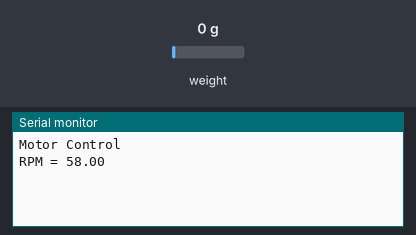
Recording of a sketch running on a simulated Arduino Uno, built with avr-gcc and run on an emulated ATmega328P. Shown: the last lines printed to the serial monitor. Wiring (inferred from the names in the program): HX711 load-cell converter: data pin 2; SCK pin 4. The inputs (shaded band) are chosen by the test bench; at power-on: weight on the scale 0 g.

Above: at 1.2 s.
1.3 s: weight on the scale set to 100 g
At 2.7 s:
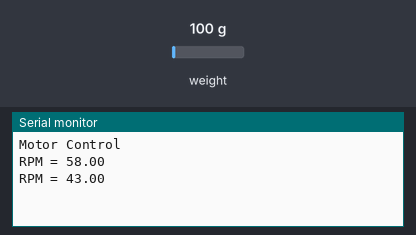
2.8 s: weight on the scale set to 1250 g
At 3.6 s:
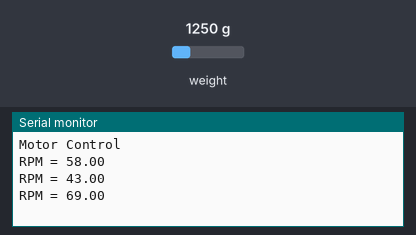
Timing chart, 0 to 5.8 s (numbered marks = the images above; inputs shaded):
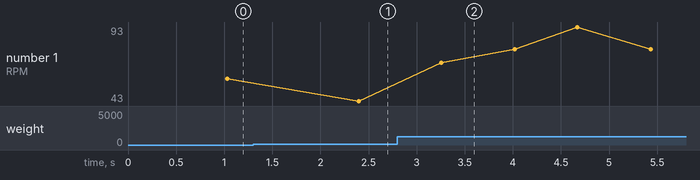

The sketch:

Encoder_Instrumentacion.ino
```cpp
/***********************************************************************************
   Instrumentación Electrónica _ 2022-01
   Sensado de Velocidad por Encoder
   Profesor: Johann F. Osma
   Asistente: Santiago Tovar Perilla
***********************************************************************************/
/***********************************************************************************
  PASOS A SEGUIR:

  1. Realice las conexiones eléctricas entre el encoder HC-020K, el driver A4988, el
     motor paso a paso y arduino.

    (NOTA: Antes del codigo se encuentra la lista de cconexiones eléctricas.
     Por favor, REVISELAS!!!)

  2. Conecte su plataforma arduino al computador por el puerto USB, abra la
     interfaz de Arduino IDE y abra el codigo de "Encoder_Instrumentacion".

  3. Elegir la placa a usar en "Herramientas >> Placa" (Arduino Uno) y el puerto a
     a trabajar "Herramientas >> Puerto" (COM# el correspondiente a la placa)

  4. Lea completamente el código y modifique los valores necesarios.

  5. Pase las librerías suministradas a la carpeta de librerías de Arduino de su computador.

  6. Suba el codigo suministrado a la placa y abra el monitor serial.

***********************************************************************************/
/***********************************************************************************
  Conexiones Eléctricas a realizar:

    HC-020K:        Arduino:
    ❶ 5V            5V Arduino
    ❷ GND           GND
    ❸ OUT           D2

    A4988:          Arduino:
    ❶ ENABLE        GND
    ❷ MS1           D5
    ❸ MS2           D6
    ❹ MS3           D7
    ❺ RESET         SLEEP
    ❻ SLEEP         RESET
    ❼ STEP          D4
    ❽ DIR           GND
    ❾ VMOT          Capacitor 100uF + 12V DC
    ❿ GND           GND
    ⓫ 2B            Motor 2da bobina B
    ⓬ 2A            Motor 2da bobina A
    ⓭ 1A            Motor 1ra bobina A
    ⓮ 1B            Motor 1ra bobina B
    ⓯ VDD           5V Arduino
    ⓰ GND           GND

    Mantenga las condiciones eléctricas para la balanza y el dosificador liquido.

***********************************************************************************/


/***************************** Librerias Externas *********************************/
#include "HX711.h"        // Modulo HX711 - Celda de carga

/**************************** Variables Calibración *******************************/
// Variables para balanza
int Peso_conocido = 20;   // en gramos | MODIFIQUE PREVIAMENTE CON EL VALOR DE PESO CONOCIDO!!!

// Variables para mini bomba de agua
int Densidad = 1;         // en g/mL | MODIFIQUE PREVIAMENTE CON EL VALOR DE DENSIDAD CORRESPONDIENTE!!!
int Volumen_deseado = 50; // en mL | MODIFIQUE PREVIAMENTE CON EL VALOR DE VOLUMEN DESEADO!!!

/************************ Definición de pines y variables *************************/
// Puertos y Variables para balanza
#define DOUT  A1
#define CLK  A0

float pesoRecipiente = 0;

HX711 balanza(DOUT, CLK);


// Puertos y Variables para mini bomba de agua
#define E1 8              // Enable Pin for motor 1
#define Input1 9          // Control pin 1 for motor 1
#define Input2 10         // Control pin 2 for motor 1

int OnOff = 1;            // Switch On/Off para la bomba (1 = On | 0 = Off)
int Adelante;             // Variable PWM 1
int Atras;                // Variable PWM 2
int Detener = map(0, 0, 1023, 0, 255);  // Detiene la bomba
int Var = 1022;

// Puertos y Variables para Motor paso a paso
#define StepPin 4
#define ms1 5
#define ms2 6
#define ms3 7
//#define DirPin 3 // Este pin se pondra en GND ahora

unsigned int t = 3700; // Rango: 980 - 9800 que corresponde a 150 - 15 RPMs aprox.

// Puertos y Variables para Encoder
#define Encoder_pin 2      // The pin the encoder is connected
#define PulsosRotacion 20  // Value of pluses per rotation

int Encoder = 0;           // Value of the Output of the encoder
int Estado = 1;            // Current state of the encoder to recognize the pulse changes
int Pulsos = 0;            // Counter of pulses
unsigned long InitialTime = 0;
unsigned long FinalTime;
float RPMs;


/*********************************** Setup ***************************************/

void setup() {

Serial.begin(9600);
//  ////// Balanza //////
//
//  CalibracionBalanza();
//  Serial.println(" ");
//  Serial.println("¡¡¡LISTO PARA PESAR!!!");
//  Serial.println(" ");
//  Serial.println(" ");
//
//   ////// Inicializamos los pines //////
//
//  pinMode( Input1, OUTPUT);
//  pinMode( Input2, OUTPUT);
//  pinMode( E1, OUTPUT);
  pinMode( ms1 , OUTPUT);
  pinMode( ms2 , OUTPUT);
  pinMode( ms3 , OUTPUT);
//  pinMode( DirPin , OUTPUT);
  pinMode( StepPin , OUTPUT);
  pinMode( Encoder_pin , INPUT);

  ////// Motor paso a paso //////

  ControlMotorPasoaPaso();

}

/************************************ Loop ***************************************/
void loop() {

//  ////// Balanza & Dosificador //////
//
//  for (int i = 3; i >= 0; i--)
//  {
//    MedidaBalanza(); //Medición actual de la Balanza
//  }
//
//  if (OnOff == 1) {
//
//    digitalWrite(E1, HIGH);     // Activación del motor
//    Serial.println(" ");
//    Serial.println("¡¡¡LISTO PARA DOSIFICAR!!!");
//    Serial.println(" ");
//    Serial.println("Coloque el recipiente y no lo retire hasta finalizar");
//    Serial.println(" ");
//    Serial.println(" ");
//    delay(100);
//
//    pesoRecipiente = MedidaBalanza();
//
//    DosificarB(pesoRecipiente); //Dosificación de volumen según Balanza
//  }
//
//  MedidaBalanza(); //Medición actual de la Balanza

  ////// Motor paso a paso //////

  digitalWrite(StepPin, HIGH);
  delayMicroseconds(t);
  digitalWrite(StepPin, LOW);
  delayMicroseconds(t);

  ////// Encoder //////
  Encoder = digitalRead(Encoder_pin);

  if(Encoder == LOW && Estado == 1)
  {
     Estado = 0;
  }

  if(Encoder == HIGH && Estado == 0)
  {
     Pulsos++;
     Estado = 1;
  }

  if(Pulsos == PulsosRotacion)
  {
    FinalTime = millis();
    RPMs = 60000/(FinalTime - InitialTime);
    Pulsos = 0;
    InitialTime = FinalTime;
    Serial.print("RPM = ");
    Serial.println(RPMs);
  }
}

/*********************************** Funciones ***************************************/

//Función de Calibración de Balanza: Permite calibrar la medida de la balanza según un peso de calibración conocido
void CalibracionBalanza(void)
{
  float Escala;
  float PromMedicion;

  Serial.println("~ CALIBRACIÓN DE LA BALANZA ~");
  Serial.println(" ");
  delay(100);
  Serial.println("No ponga ningun objeto sobre la balanza");
  Serial.println(" ");
  balanza.set_scale(); //Ajusta la escala a su valor por defecto que es 1
  balanza.tare(20);  //El peso actual es considerado "Tara".
  delay(50);
  Serial.print("...Destarando...");
  delay(250);

  Serial.println(" ");
  Serial.println(" ");
  Serial.println("Coloque un peso conocido ");
  delay(250);

  for (int i = 3; i >= 0; i--)
  {
    Serial.print(" ... ");
    Serial.print(i);
    PromMedicion = balanza.get_value(20);//20 mediciones  //Obtiene el promedio de las mediciones analogas según valor ingresado
  }

  Serial.println(" ");
  Serial.println(" ");
  Serial.println("Retire el peso ");
  delay(250);

  for (int i = 3; i >= 0; i--)
  {
    Serial.print(" ... ");
    Serial.print(i);
    delay(1000);
  }

  Escala = PromMedicion / Peso_conocido; // Relación entre el promedio de las mediciones analogas con el peso conocido en gramos
  balanza.set_scale(Escala); // Ajusta la escala correspondiente

  Serial.println(" ");
  Serial.println(" ");
}

//Función de Medición de Balanza: Permite obtener la medida actual en peso (g) de la balanza
float MedidaBalanza(void)
{
  float peso; // variable para el peso actualmente medido en gramos
  float PL1 = 0;
  float PL2 = 0;
  float PL3 = 0;
  float promPL = 0;

  for (int i = 1; i >= 0; i--)
  {
    peso = balanza.get_units(10); // Entrega el peso actualmente medido en gramos
    if (peso < 0) peso = peso * -1;

    PL1 = peso;
    PL2 = PL1;
    PL3 = PL2;

    promPL = (PL1 + PL2 + PL3) / 3;
  }

  Serial.print("Peso: ");
  Serial.print(promPL, 1);
  Serial.println(" g");
  //delay(25);

  return promPL;

}

//Función de DosificarB: Permite entregar un volumen deseado(mL) según la medida actual de peso (g) de la balanza
void DosificarB(float pesoRecipiente)
{
  float pesoLiquido = MedidaBalanza() - pesoRecipiente;// Entrega el peso del liquido actualmente medido en gramos


  while ((Volumen_deseado / Densidad) + 0.1 >= pesoLiquido)
  {
    Adelante = map(Var, 0, 1023, 0, 255); // Voltajea ingresar
    analogWrite(Input1, Adelante);

    pesoLiquido = MedidaBalanza() - pesoRecipiente;
  }
  if ((Volumen_deseado / Densidad) + 0.1 <= pesoLiquido)
  {
    OnOff = 0;
    analogWrite(Input1, Detener);
    digitalWrite(E1, LOW);      // Parar el motor
  }
}

//Función para Controlar el Motor Paso a Paso: Permite controlar el motor y los pasos de este
void ControlMotorPasoaPaso(void)
{

  Serial.println("Motor Control");

  digitalWrite(ms1, LOW);
  digitalWrite(ms2, LOW);
  digitalWrite(ms3, LOW);
//  digitalWrite(DirPin, LOW);
}
```

Measured:
- after the input at 1.3 s, the serial monitor: prints a new line after 1.1 s (image 1)
- after the input at 2.8 s, the serial monitor: prints a new line after 0.46 s (image 2)
- plotted number 1: 58 → 43 after the input at 1.3 s, 43 → 78 after the input at 2.8 s
